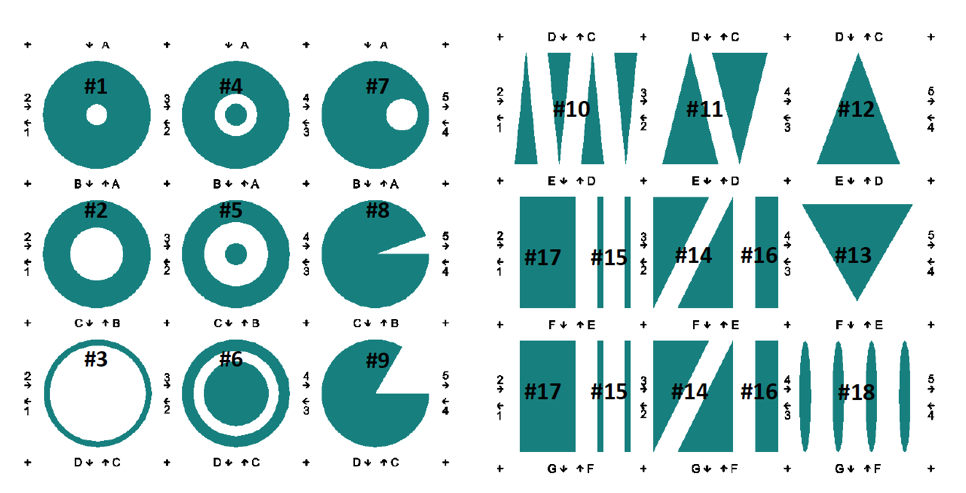
%> input picture Cytoo/shapes.png, 966 x 493 px
$ octave --eval "result = sobelEdge(imread('../Cytoo/shapes.png'));"   (GNU Octave 9; MATLAB toolbox functions it lacks are replaced by stand-ins)
%> lines starting %> are read from the running program, lines starting %| are printed output that depends on the picture
function e_img = sobelEdge(img)
%apply sobel edge filter to an image


hx = fspecial('sobel');
hy = hx';

Iy = imfilter(double(img), hy, 'replicate');
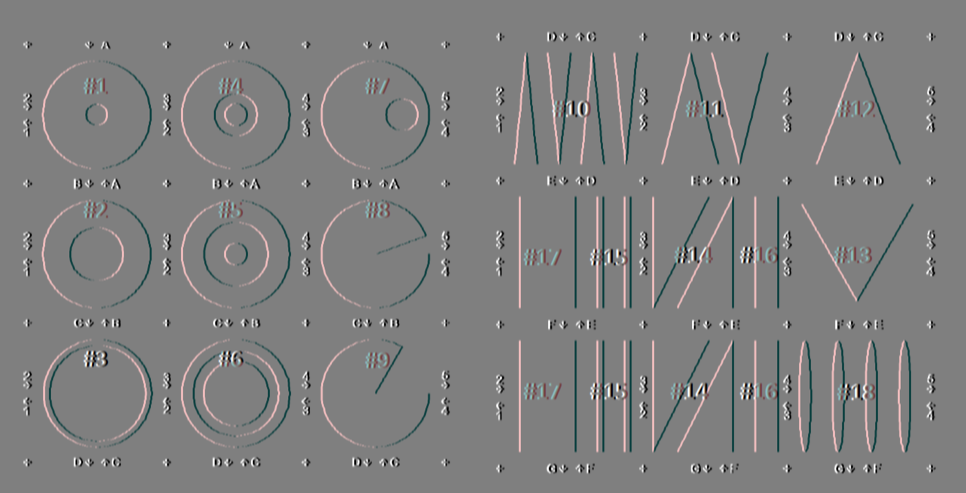
%> Iy: size 493x966x3 double; mean R, G, B 0, 0, 0; drawn with min black and max white
Ix = imfilter(double(img), hx, 'replicate');
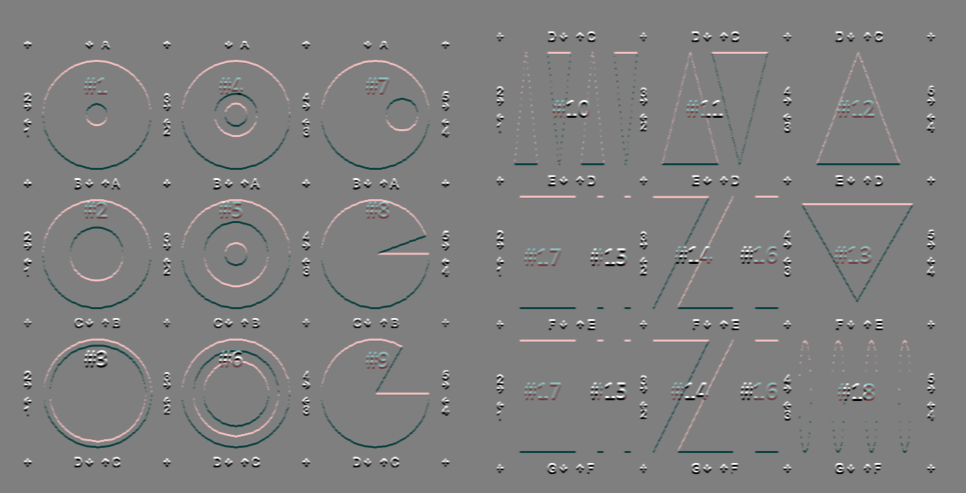
%> Ix: size 493x966x3 double; mean R, G, B 0, 0, 0; mean of the top-left, top-right, bottom-left and bottom-right quarters 2.5, 2.6, -2.5, -2.6; drawn with min black and max white
e_img = sqrt(Ix.^2 + Iy.^2);
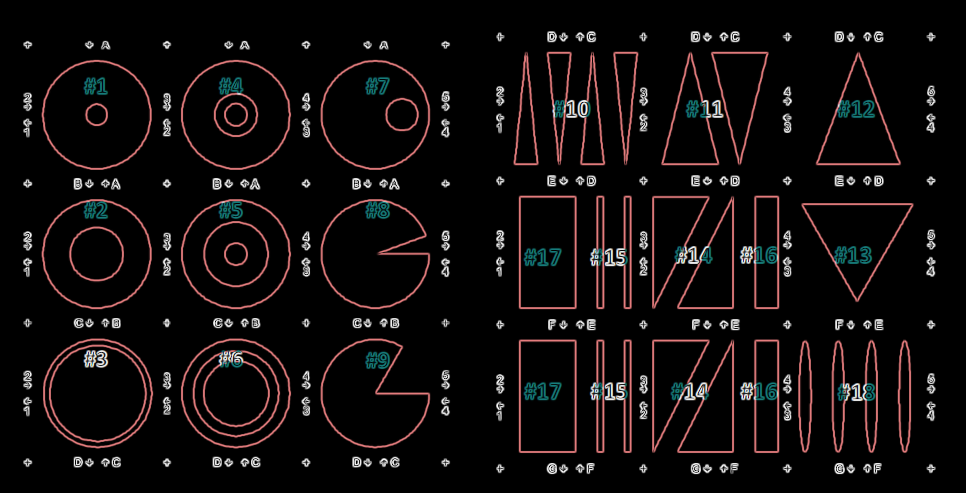
%> e_img: size 493x966x3 double; mean R, G, B 68.8, 53, 53.1; drawn with min black and max white
